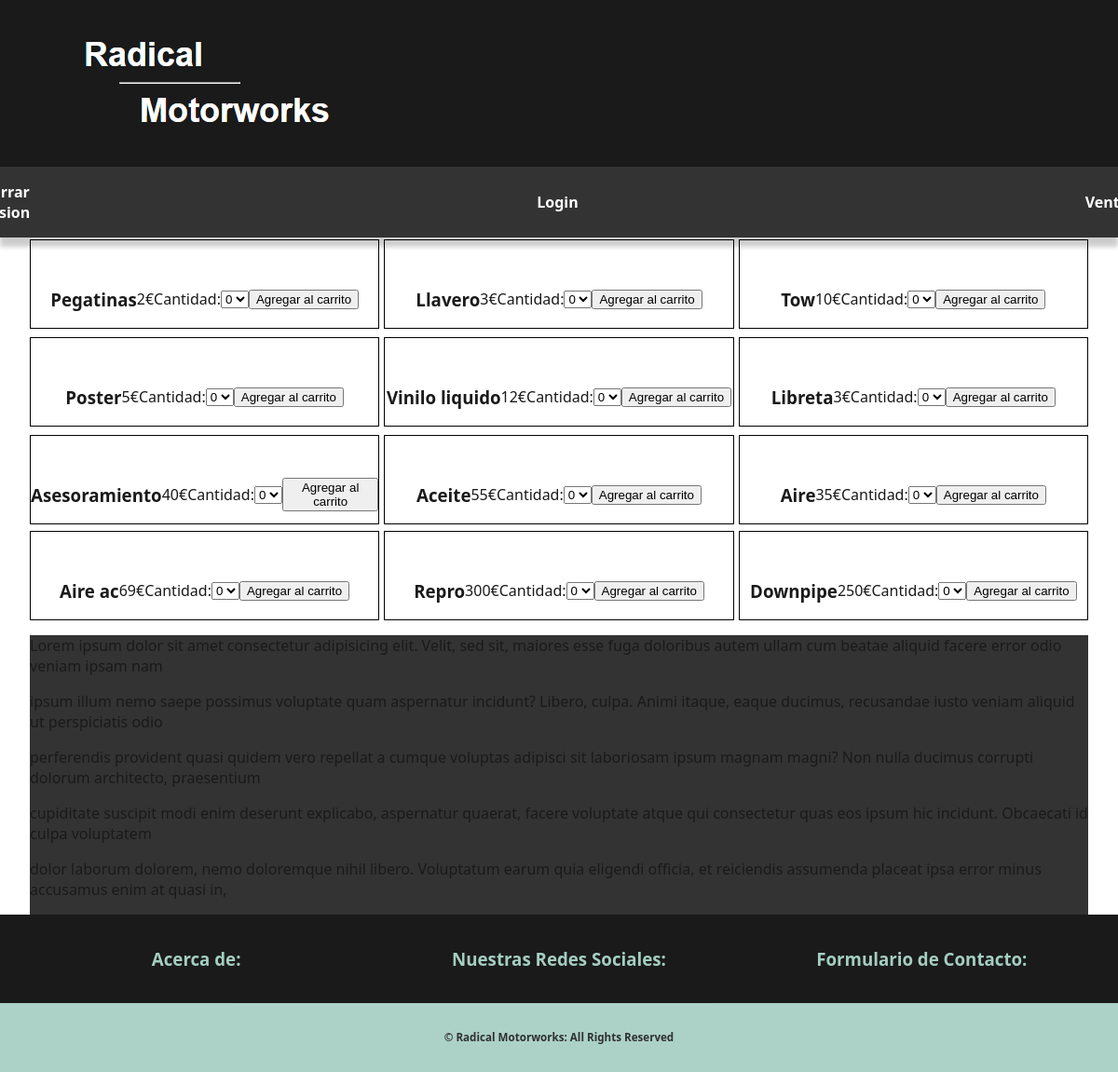
The app's page /php/ventas.php with its own data.
### tables this page shows
CREATE TABLE productos (
    id INT AUTO_INCREMENT PRIMARY KEY,
    nombre VARCHAR(50),
    descripcion VARCHAR(250),
    precio INT,
    stock INT
);

### php/select.php (the view, shortened to what this page needs)
<form action="agregar_al_carrito.php" method="POST">
<?php
        include 'conexion.php';
        $select_query = "SELECT * FROM productos;";
        $result = mysqli_query($conexion, $select_query);
        echo "<div class='grid-container'>";
        while ($fila = mysqli_fetch_assoc($result)) {
            echo "<div class='cell'>";
            echo "<h3>" . htmlspecialchars($fila['nombre']) . "</h3><br>";
            echo "<p>" . htmlspecialchars($fila['precio']) . "€</p>";
            echo "<label for='cantidad" . $fila['id'] . "'>Cantidad:</label>";
            echo "<select id='cantidad" . $fila['id'] . "' name='cantidad[]'>
                <option value='0'>0</option>
                <option value='1'>1</option>
                <option value='2'>2</option>
                <option value='3'>3</option>
                <option value='4'>4</option>
                <option value='5'>5</option>
                <option value='6'>6</option>
                <option value='7'>7</option>
                <option value='8'>8</option>
                <option value='9'>9</option>
              </select>";
            echo "<button type='submit' name='comprar' value='" . htmlspecialchars($fila['id']) . "'>Agregar al carrito</button>";
            echo "</div>";
        }
        echo "</div>";
        ?>
</form>

### php/ventas.php (shortened to what this page needs)
<!DOCTYPE html>
<html lang="en">
<head>
    <link rel="stylesheet" type="text/css" href="../css/styles.css">
</head>
<body>
    <div class="container">
        <header>
            <a href="../index.html"><img src="../img/Radical-Motorworks.png"></a>
         </header>
         <nav>
            <a href="../cerrarSesion.html"><strong>Cerrar Sesion</strong></a>
            <a href="../login.html"><strong>Login</strong></a>
            <a href="ventas.php"><strong>Ventas</strong></a>
        </nav>
        <main>
        <?php
            include 'conexion.php';
            include 'select.php';
        ?>
        <section id="sectionApi">
           <p>Lorem ipsum dolor sit amet consectetur adipisicing elit. Velit, sed sit, maiores esse fuga doloribus autem ullam cum beatae aliquid facere error odio veniam ipsam nam
           <p>ipsum illum nemo saepe possimus voluptate quam aspernatur incidunt? Libero, culpa. Animi itaque, eaque ducimus, recusandae iusto veniam aliquid ut perspiciatis odio
           <p>perferendis provident quasi quidem vero repellat a cumque voluptas adipisci sit laboriosam ipsum magnam magni? Non nulla ducimus corrupti dolorum architecto, praesentium
           <p>cupiditate suscipit modi enim deserunt explicabo, aspernatur quaerat, facere voluptate atque qui consectetur quas eos ipsum hic incidunt. Obcaecati id culpa voluptatem
           <p>dolor laborum dolorem, nemo doloremque nihil libero. Voluptatum earum quia eligendi officia, et reiciendis assumenda placeat ipsa error minus accusamus enim at quasi in,
        </section>
        </main>
        <footer>
            <div>
                <h3>Acerca de:</h3>
            </div>
            <div>
                <h3>Nuestras Redes Sociales:</h3>
            </div>
            <div>
                <h3>Formulario de Contacto:</h3>
            </div>
        </footer>
        <div class="copy">
            <h5>© Radical Motorworks: All Rights Reserved</h5>
        </div>
    </div>
</body>
</html>

### php/conexion.php (shortened to what this page needs)
<!DOCTYPE html>
<html lang="en">
<head>
</head>
<body>
</body>
</html>

### css/styles.css (style rules this page uses)
body { font-family: 'Segoe UI', Tahoma, Geneva, Verdana, sans-serif; background-color: white; color: #1a1a1a; margin: 0; padding: 0; width: auto; height: auto; }
.container { display: grid; grid-template-columns: 100%; grid-template-rows: repeat(5,auto); grid-template-areas: "header" "nav" "main" "footer" "copy"; background-color: white; width: 100%; max-width: 100%; height: auto; }
header { color: #fff; grid-area: header; padding: 1.5rem; font-family: 'Helvetica', sans-serif; font-size: 1.5rem; background-color: #1a1a1a; text-indent: 3rem; }
nav { overflow: hidden; background-color: #333; grid-area: nav; display: flex; align-items: center; justify-content: center; width: 100%; }
nav a { display: block; color: white; text-align: center; padding: 1rem 2rem; text-decoration: none; margin: 0 15rem; }
header, nav { box-shadow: 0 10px 5px rgba(0, 0, 0, 0.2); z-index: 1; }
main { width: 100%; max-width: 100%; overflow: hidden; padding: 0 2rem; box-sizing: border-box; margin: 0 auto; }
.grid-container { display: grid; grid-template-columns: repeat(3, 1fr); grid-template-rows: repeat(3, 100px); gap: 5px; justify-content: center; align-items: center; grid-area: main; }
.cell { border: 1px solid black; display: flex; justify-content: center; align-items: center; padding-top: 2rem; }
footer { padding: 1rem; grid-area: footer; color: #a4cec2; display: grid; grid-template-columns: repeat(3, 1fr); text-align: center; background-color: #1a1a1a; }
.copy { grid-area: copy; text-align: center; background-color: #f8f8f8; padding: 10px 20px; font-size: 14px; opacity: 0.9; background-color: #a4cec2; width: auto; }
#sectionApi { background-color: #333; height: 300px; }

### records on screen
productos: nombre "Pegatinas", precio "2", id "0"
productos: nombre "Llavero", precio "3", id "0"
productos: nombre "Tow", precio "10", id "0"
productos: nombre "Poster", precio "5", id "0"
productos: nombre "Vinilo liquido", precio "12", id "0"
productos: nombre "Libreta", precio "3", id "0"
productos: nombre "Asesoramiento", precio "40", id "0"
productos: nombre "Aceite", precio "55", id "0"
productos: nombre "Aire", precio "35", id "0"
productos: nombre "Aire ac", precio "69", id "0"
productos: nombre "Repro", precio "300", id "0"
productos: nombre "Downpipe", precio "250", id "0"
